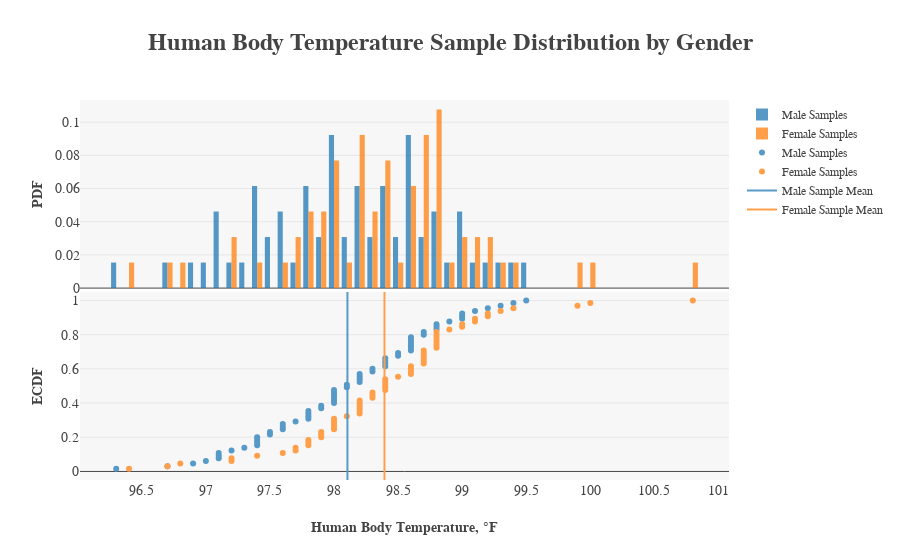
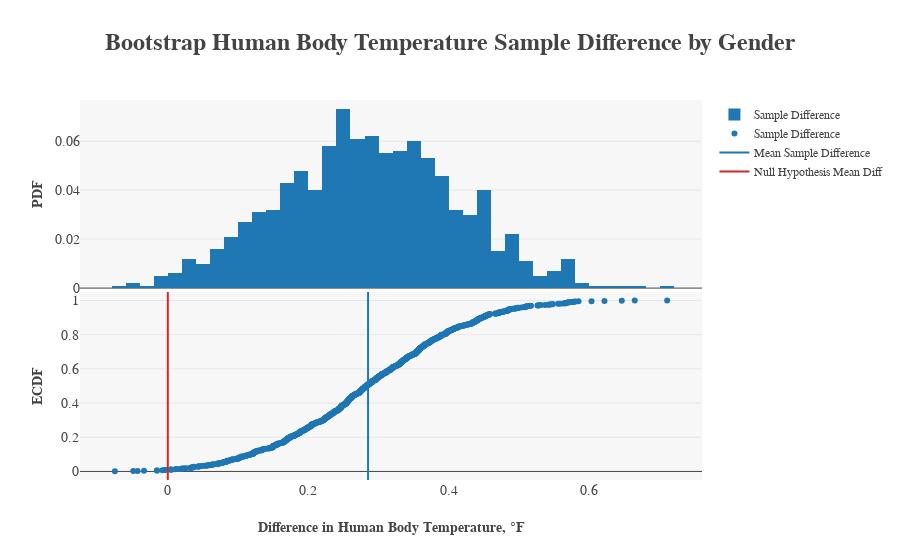

The code cell stored with these charts, in order, in its notebook:
### Markdown cell above
We need to start this statistical inference analysis by setting up some hypothesis testing parameters. The parameters I used are as follows:  
  
**Null Hypothesis:** The difference between Male and Female Population Mean Human Body Temperatures is equal to 0 degrees F  (mu1 = mu2)  
**Alternative Hypothesis:** The diffence between Male and Female Population Mean Human Body Temperatures is NOT equal to 0 degrees F  (mu1 != mu2)  
**Confidence Interval:** 95%  
**Signifigence Level:** 5%

### Code cell
# Plot 1
male_samples = df.temperature[df.gender == "M"]
female_samples = df.temperature[df.gender == "F"]
male_mean = np.mean(male_samples)
female_mean = np.mean(female_samples)

x_male, y_male = ecdf(male_samples)
x_female, y_female = ecdf(female_samples)
x_mmean, y_mmean = np.array([[male_mean, male_mean], [-0.05, 1.05]])
x_fmean, y_fmean = np.array([[female_mean, female_mean], [-0.05, 1.05]])

trace0 = go.Histogram(name="Male Samples", x=male_samples, histnorm="probability", 
                      opacity=0.75, nbinsx=50)
trace1 = go.Histogram(name="Female Samples", x=female_samples, histnorm="probability", 
                      opacity=0.75, nbinsx=50)
trace2 = go.Scatter(name="Male Samples", x=x_male, y=y_male, mode="markers", 
                    marker=dict(color="rgba(87, 153, 199, 1)"))
trace3 = go.Scatter(name="Female Samples", x=x_female, y=y_female, mode="markers",
                    marker=dict(color="rgba(255, 159, 74, 1)"))
trace4 = go.Scatter(name="Male Sample Mean", x=x_mmean, y=y_mmean, mode="lines",
                    line=dict(color="rgba(87, 153, 199, 1)"))
trace5 = go.Scatter(name="Female Sample Mean", x=x_fmean, y=y_fmean, mode="lines",
                    line=dict(color="rgba(255, 159, 74, 1)"))

fig = py.tools.make_subplots(rows=2, cols=1, shared_xaxes=True, vertical_spacing=0.01)
fig.append_trace(trace0, 1, 1)
fig.append_trace(trace1, 1, 1)
fig.append_trace(trace2, 2, 1)
fig.append_trace(trace3, 2, 1)
fig.append_trace(trace4, 2, 1)
fig.append_trace(trace5, 2, 1)

fig["layout"].update(
    plot_bgcolor="rgb(247,247,247)",
    legend=dict(font=dict(family="serif", size=12)),
    height=600,
    title="<b>Human Body Temperature Sample Distribution by Gender</b>",
    titlefont=dict(family="serif", size=24),
    yaxis1=dict(title="<b>PDF</b>", titlefont=dict(family="serif", size=14),
               tickfont=dict(family="serif", size=14)), 
    yaxis2=dict(title="<b>ECDF</b>", titlefont=dict(family="serif", size=14), dtick=0.2,
               tickfont=dict(family="serif", size=14), range=[-0.05, 1.05]),
    xaxis1=dict(title="<b>Human Body Temperature, {0}F</b>".format(u'\xb0'), dtick=0.5,
               titlefont=dict(family="serif", size=14), tickfont=dict(family="serif", size=14)))

py.offline.iplot(fig)

# Plot 2
bs_mmean = draw_bs_replicates(male_samples, np.mean, 1000)
bs_fmean = draw_bs_replicates(female_samples, np.mean, 1000)
bs_mean_diff = bs_fmean - bs_mmean

x_bsdf, y_bsdf = ecdf(bs_mean_diff)
x_bsdm, y_bsdm = np.array([[np.mean(bs_mean_diff), np.mean(bs_mean_diff)], [-0.05, 1.05]])
x_d0, y_d0 = np.array([[0, 0], [-0.05, 1.05]])

trace0 = go.Histogram(name="Sample Difference", x=bs_mean_diff, histnorm="probability")
trace1 = go.Scatter(name="Sample Difference", x=x_bsdf, y=y_bsdf, mode="markers", marker=dict(color="rgba(31, 119, 180, 1)"))
trace2 = go.Scatter(name="Mean Sample Difference", x=x_bsdm, y=y_bsdm, mode="lines", line=dict(color="rgba(31, 119, 180, 1)"))
trace3 = go.Scatter(name="Null Hypothesis Mean Diff", x=x_d0, y=y_d0, mode="lines")

fig = py.tools.make_subplots(rows=2, cols=1, shared_xaxes=True, vertical_spacing=0.01)
fig.append_trace(trace0, 1, 1)
fig.append_trace(trace1, 2, 1)
fig.append_trace(trace2, 2, 1)
fig.append_trace(trace3, 2, 1)

fig["layout"].update(
    plot_bgcolor="rgb(247,247,247)",
    legend=dict(font=dict(family="serif", size=12)),
    height=600,
    title="<b>Bootstrap Human Body Temperature Sample Difference by Gender</b>",
    titlefont=dict(family="serif", size=24),
    yaxis1=dict(title="<b>PDF</b>", titlefont=dict(family="serif", size=14),
               tickfont=dict(family="serif", size=14)), 
    yaxis2=dict(title="<b>ECDF</b>", titlefont=dict(family="serif", size=14), dtick=0.2,
               tickfont=dict(family="serif", size=14), range=[-0.05, 1.05]),
    xaxis1=dict(title="<b>Difference in Human Body Temperature, {0}F</b>".format(u'\xb0'),
               titlefont=dict(family="serif", size=14), tickfont=dict(family="serif", size=14)))

py.offline.iplot(fig)

# Bootstrap Replication Statistical Analysis
print("Bootstrap Replication Statistics for mu1-mu2:")

bs_conf_int = np.percentile(bs_mean_diff, [2.5, 97.5])
bs_moe = (bs_conf_int[1] - bs_conf_int[0]) / 2
print("     The margin of error is {0}".format(u"\u00B1") + str(round(bs_moe, 4)) + "{0}F.".format(u'\xb0'))
print("     The 95% confidence interval is " + str(round(bs_conf_int[0], 4)) + "{0}F to ".format(u"\xb0") + str(round(bs_conf_int[1], 4)) + "{0}F.".format(u"\xb0"))

d0 = 0
bs_p = np.sum(bs_mean_diff <= d0) / len(bs_mean_diff) * 2 # two-tail p-value
print("     The p-value is " + str(round(bs_p * 100, 2)) + "%.")

# Frequentist Statistical Analysis
print()
print("Frequentist Statistics for mu1-mu2 using a z-statistic:")

# The margin of error for a 95% confidence interval
n = 65 # both probability batches have the same number of trials n1 = n2 = n
z_star = stats.norm.ppf(0.975) # two-tail 95% interval has 2.5% on both sides
sample_diff_stdv = (np.var(male_samples) / len(male_samples) + np.var(female_samples) / len(female_samples)) ** 0.5
moe = z_star * sample_diff_stdv

print("     The margin of error is {0}".format(u"\u00B1") + str(round(moe, 4)) + "{0}F.".format(u'\xb0'))

# The 95% confidence interval
sample_mean_diff = abs(male_mean - female_mean)
conf_int = np.array([sample_mean_diff - moe, sample_mean_diff + moe])

print("     The 95% confidence interval is " + str(round(conf_int[0], 4)) + "{0}F to ".format(u'\xb0') + str(round(conf_int[1], 4)) + "{0}F.".format(u'\xb0'))

# The p-value
z = (sample_mean_diff - d0) / sample_diff_stdv
z_p = stats.norm.sf(abs(z)) * 2 # two-tail p-value

print("     The p-value is " + str(round(z_p * 100, 2)) + "%.")

### Figure 1 — Plotly figure (JSON) as saved in the notebook; plotly's stock layout.template omitted (floating-point values rounded to 4 significant figures)
{"data": [{"autobinx": true, "histnorm": "probability", "name": "Male Samples", "nbinsx": 50, "opacity": 0.75, "type": "histogram", "uid": "6047ac", "x": [97.8, 99.2, 98, 98.8, 98.2, 98.2, 99.4, 98.2, 98.6, 98.4, 97.8, 98.1, 98.3, 98.5, 98.6, 99.3, 99.5, 99.1, 98.3, 98.4, 96.9, 97.2, 97.4, 97.4, 97.9, 97.1, 98.6, 98.2, 97.6, 98.4, 98.6, 97.4, 98.6, 98.9, 98, 98.8, 99, 98.8, 98.4, 97.4, 97.6, 98, 97.5, 97.1, 98, 98.7, 98.1, 97.8, 97.1, 97.8, 98, 99, 98.5, 97.6, 96.7, 97, 98.6, 97.3, 99, 98, 98.7, 97.5, 96.3, 97.7, 97.9], "xaxis": "x", "xbins": {"end": 100.9, "size": 0.1, "start": 96.25}, "yaxis": "y"}, {"autobinx": false, "histnorm": "probability", "name": "Female Samples", "nbinsx": 50, "opacity": 0.75, "type": "histogram", "uid": "b1b0ae", "x": [99.3, 98.4, 99.2, 98, 98.4, 98.6, 98.8, 96.7, 98.7, 97.8, 98.8, 98.3, 97.2, 98.3, 98, 97.8, 98.2, 98.4, 97.6, 97.9, 96.4, 98.4, 99, 97.9, 98.9, 98.3, 98.5, 98.2, 98.6, 98.8, 98.2, 99.1, 98.2, 98.7, 97.4, 98.7, 98.1, 97.7, 98, 98.8, 99.2, 98.6, 98.6, 100, 98.8, 96.8, 99.9, 98.7, 98.8, 98, 99.4, 98.7, 98.8, 98, 98.2, 99.1, 100.8, 97.8, 98.4, 97.7, 97.9, 99, 97.2, 98.2, 98.7], "xaxis": "x", "xbins": {"end": 100.9, "size": 0.1, "start": 96.25}, "yaxis": "y"}, {"marker": {"color": "rgba(87, 153, 199, 1)"}, "mode": "markers", "name": "Male Samples", "type": "scatter", "uid": "7fd748", "x": [96.3, 96.7, 96.9, 97, 97.1, 97.1, 97.1, 97.2, 97.3, 97.4, 97.4, 97.4, 97.4, 97.5, 97.5, 97.6, 97.6, 97.6, 97.7, 97.8, 97.8, 97.8, 97.8, 97.9, 97.9, 98, 98, 98, 98, 98, 98, 98.1, 98.1, 98.2, 98.2, 98.2, 98.2, 98.3, 98.3, 98.4, 98.4, 98.4, 98.4, 98.5, 98.5, 98.6, 98.6, 98.6, 98.6, 98.6, 98.6, 98.7, 98.7, 98.8, 98.8, 98.8, 98.9, 99, 99, 99, 99.1, 99.2, 99.3, 99.4, 99.5], "xaxis": "x", "y": [0.01538, 0.03077, 0.04615, 0.06154, 0.07692, 0.09231, 0.1077, 0.1231, 0.1385, 0.1538, 0.1692, 0.1846, 0.2, 0.2154, 0.2308, 0.2462, 0.2615, 0.2769, 0.2923, 0.3077, 0.3231, 0.3385, 0.3538, 0.3692, 0.3846, 0.4, 0.4154, 0.4308, 0.4462, 0.4615, 0.4769, 0.4923, 0.5077, 0.5231, 0.5385, 0.5538, 0.5692, 0.5846, 0.6, 0.6154, 0.6308, 0.6462, 0.6615, 0.6769, 0.6923, 0.7077, 0.7231, 0.7385, 0.7538, 0.7692, 0.7846, 0.8, 0.8154, 0.8308, 0.8462, 0.8615, 0.8769, 0.8923, 0.9077, 0.9231, 0.9385, 0.9538, 0.9692, 0.9846, 1], "yaxis": "y2"}, {"marker": {"color": "rgba(255, 159, 74, 1)"}, "mode": "markers", "name": "Female Samples", "type": "scatter", "uid": "bac6a4", "x": [96.4, 96.7, 96.8, 97.2, 97.2, 97.4, 97.6, 97.7, 97.7, 97.8, 97.8, 97.8, 97.9, 97.9, 97.9, 98, 98, 98, 98, 98, 98.1, 98.2, 98.2, 98.2, 98.2, 98.2, 98.2, 98.3, 98.3, 98.3, 98.4, 98.4, 98.4, 98.4, 98.4, 98.5, 98.6, 98.6, 98.6, 98.6, 98.7, 98.7, 98.7, 98.7, 98.7, 98.7, 98.8, 98.8, 98.8, 98.8, 98.8, 98.8, 98.8, 98.9, 99, 99, 99.1, 99.1, 99.2, 99.2, 99.3, 99.4, 99.9, 100, 100.8], "xaxis": "x", "y": [0.01538, 0.03077, 0.04615, 0.06154, 0.07692, 0.09231, 0.1077, 0.1231, 0.1385, 0.1538, 0.1692, 0.1846, 0.2, 0.2154, 0.2308, 0.2462, 0.2615, 0.2769, 0.2923, 0.3077, 0.3231, 0.3385, 0.3538, 0.3692, 0.3846, 0.4, 0.4154, 0.4308, 0.4462, 0.4615, 0.4769, 0.4923, 0.5077, 0.5231, 0.5385, 0.5538, 0.5692, 0.5846, 0.6, 0.6154, 0.6308, 0.6462, 0.6615, 0.6769, 0.6923, 0.7077, 0.7231, 0.7385, 0.7538, 0.7692, 0.7846, 0.8, 0.8154, 0.8308, 0.8462, 0.8615, 0.8769, 0.8923, 0.9077, 0.9231, 0.9385, 0.9538, 0.9692, 0.9846, 1], "yaxis": "y2"}, {"line": {"color": "rgba(87, 153, 199, 1)"}, "mode": "lines", "name": "Male Sample Mean", "type": "scatter", "uid": "d788d7", "x": [98.1, 98.1], "xaxis": "x", "y": [-0.05, 1.05], "yaxis": "y2"}, {"line": {"color": "rgba(255, 159, 74, 1)"}, "mode": "lines", "name": "Female Sample Mean", "type": "scatter", "uid": "07c4aa", "x": [98.39, 98.39], "xaxis": "x", "y": [-0.05, 1.05], "yaxis": "y2"}], "layout": {"autosize": true, "legend": {"font": {"family": "serif", "size": 12}}, "plot_bgcolor": "rgb(247,247,247)", "title": "<b>Human Body Temperature Sample Distribution by Gender</b>", "titlefont": {"family": "serif", "size": 24}, "xaxis": {"anchor": "y2", "autorange": true, "domain": [0, 1], "dtick": 0.5, "range": [96.03, 101.1], "tickfont": {"family": "serif", "size": 14}, "title": "<b>Human Body Temperature, °F</b>", "titlefont": {"family": "serif", "size": 14}, "type": "linear"}, "yaxis": {"anchor": "free", "autorange": true, "domain": [0.505, 1], "position": 0, "range": [0, 0.1134], "tickfont": {"family": "serif", "size": 14}, "title": "<b>PDF</b>", "titlefont": {"family": "serif", "size": 14}}, "yaxis2": {"anchor": "x", "domain": [0, 0.495], "dtick": 0.2, "range": [-0.05, 1.05], "tickfont": {"family": "serif", "size": 14}, "title": "<b>ECDF</b>", "titlefont": {"family": "serif", "size": 14}, "type": "linear"}}}

### Figure 2 — Plotly figure (JSON) as saved in the notebook; plotly's stock layout.template omitted (floating-point values rounded to 4 significant figures; data arrays with more than 128 entries replaced by an {"elided": "..."} marker saying what was removed)
{"data": [{"autobinx": true, "histnorm": "probability", "name": "Sample Difference", "type": "histogram", "uid": "52bc1b", "x": {"elided": "1000 float values"}, "xaxis": "x", "xbins": {"end": 0.72, "size": 0.02, "start": -0.08}, "yaxis": "y"}, {"marker": {"color": "rgba(31, 119, 180, 1)"}, "mode": "markers", "name": "Sample Difference", "type": "scatter", "uid": "e1ecc0", "x": {"elided": "1000 float values"}, "xaxis": "x", "y": {"elided": "1000 float values"}, "yaxis": "y2"}, {"line": {"color": "rgba(31, 119, 180, 1)"}, "mode": "lines", "name": "Mean Sample Difference", "type": "scatter", "uid": "1436b6", "x": [0.285, 0.285], "xaxis": "x", "y": [-0.05, 1.05], "yaxis": "y2"}, {"mode": "lines", "name": "Null Hypothesis Mean Diff", "type": "scatter", "uid": "03b1ff", "x": [0, 0], "xaxis": "x", "y": [-0.05, 1.05], "yaxis": "y2"}], "layout": {"autosize": true, "legend": {"font": {"family": "serif", "size": 12}}, "plot_bgcolor": "rgb(247,247,247)", "title": "<b>Bootstrap Human Body Temperature Sample Difference by Gender</b>", "titlefont": {"family": "serif", "size": 24}, "xaxis": {"anchor": "y2", "autorange": true, "domain": [0, 1], "range": [-0.1225, 0.7579], "tickfont": {"family": "serif", "size": 14}, "title": "<b>Difference in Human Body Temperature, °F</b>", "titlefont": {"family": "serif", "size": 14}, "type": "linear"}, "yaxis": {"anchor": "free", "autorange": true, "domain": [0.505, 1], "position": 0, "range": [0, 0.07684], "tickfont": {"family": "serif", "size": 14}, "title": "<b>PDF</b>", "titlefont": {"family": "serif", "size": 14}}, "yaxis2": {"anchor": "x", "domain": [0, 0.495], "dtick": 0.2, "range": [-0.05, 1.05], "tickfont": {"family": "serif", "size": 14}, "title": "<b>ECDF</b>", "titlefont": {"family": "serif", "size": 14}, "type": "linear"}}}
